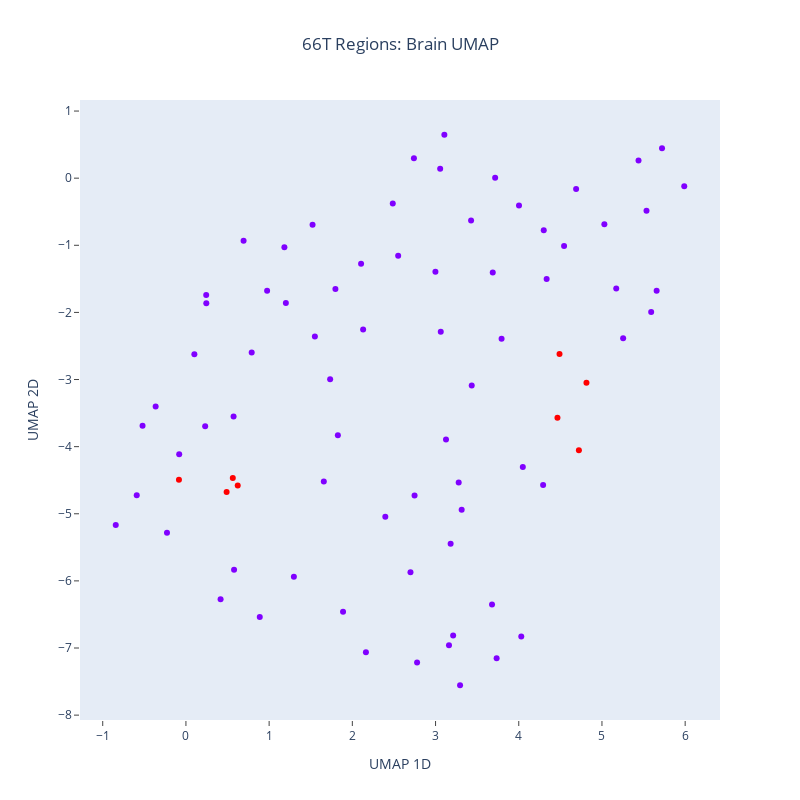

Notebook code cell kept with this figure:
### Code cell
cmap=plt.get_cmap('rainbow')
colors = cmap(numpy.linspace(0, 1, len(conds)))
colors_hex=[matplotlib.colors.rgb2hex(l) for l in colors]
color={}
for i,cond in enumerate(conds):
    color[cond]=colors_hex[i]
    
color=full_inputs_df['is 66T'].map(color)
    
fig=go.Figure(data=go.Scatter(
    y=allembedding[:,1],
    x=allembedding[:,0],
    mode='markers',
    marker_color=color,
    text=full_inputs_df['Experimental condition'],
    textposition = "bottom center",
    hoverinfo='text'
    ))
fig.update_layout(
    width=800,
    height=800,
    xaxis_title='UMAP 1D',
    yaxis_title='UMAP 2D',
    title={
        'text': "66T Regions: Brain UMAP",
        'x': 0.5
    },
    xaxis={
        'showline':True,
        'showgrid':False, 
        'ticks':'outside',
        'mirror':True,
        'zeroline':False
    },
    yaxis={
        'showline':True,
        'showgrid':False, 
        'ticks':'outside',
        'mirror':True,
        'zeroline':False
    }
)

### Figure 1 — Plotly figure (JSON) as saved in the notebook; plotly's stock layout.template omitted (floating-point values rounded to 4 significant figures)
{"data": [{"hoverinfo": "text", "marker": {"color": ["#8000ff", "#8000ff", "#8000ff", "#8000ff", "#8000ff", "#8000ff", "#8000ff", "#8000ff", "#8000ff", "#8000ff", "#8000ff", "#8000ff", "#8000ff", "#8000ff", "#8000ff", "#8000ff", "#8000ff", "#8000ff", "#8000ff", "#8000ff", "#8000ff", "#8000ff", "#8000ff", "#8000ff", "#8000ff", "#8000ff", "#8000ff", "#8000ff", "#8000ff", "#8000ff", "#8000ff", "#8000ff", "#8000ff", "#8000ff", "#8000ff", "#8000ff", "#8000ff", "#8000ff", "#8000ff", "#8000ff", "#8000ff", "#8000ff", "#8000ff", "#8000ff", "#8000ff", "#8000ff", "#8000ff", "#8000ff", "#ff0000", "#ff0000", "#ff0000", "#ff0000", "#8000ff", "#8000ff", "#8000ff", "#8000ff", "#8000ff", "#8000ff", "#8000ff", "#8000ff", "#8000ff", "#8000ff", "#8000ff", "#8000ff", "#8000ff", "#8000ff", "#8000ff", "#8000ff", "#8000ff", "#8000ff", "#8000ff", "#8000ff", "#8000ff", "#8000ff", "#8000ff", "#8000ff", "#ff0000", "#ff0000", "#ff0000", "#ff0000"]}, "mode": "markers", "text": ["cTRIO DAT-CreBLA 3", "cTRIO DAT-CreBLA 4", "cTRIO DAT-CreBLA 5", "cTRIO DAT-CreBLA 6", "cTRIO DAT-CreNAcLat 1", "cTRIO DAT-CreNAcLat 4", "cTRIO DAT-CreNAcLat 6", "cTRIO DAT-CreNAcLat 7", "cTRIO DAT-CreNAcMed 1", "cTRIO DAT-CreNAcMed 2", "cTRIO DAT-CreNAcMed 3", "cTRIO DAT-CreNAcMed 5", "cTRIO DAT-CrePFC 4", "cTRIO DAT-CrePFC 5", "cTRIO DAT-CrePFC 6", "cTRIO DAT-CrePFC 7", "cTRIO GAD2-Cre BLA 1", "cTRIO GAD2-Cre BLA 2", "cTRIO GAD2-Cre BLA 3", "cTRIO GAD2-Cre BLA 4", "cTRIO GAD2-Cre NAcLat 1", "cTRIO GAD2-Cre NAcLat 2", "cTRIO GAD2-Cre NAcLat 3", "cTRIO GAD2-Cre NAcLat 4", "cTRIO GAD2-Cre PFC 1", "cTRIO GAD2-Cre PFC 2", "cTRIO GAD2-Cre PFC 3", "cTRIO GAD2-Cre PFC 4", "cTRIO VGluT2-Cre BLA 1", "cTRIO VGluT2-Cre BLA 3", "cTRIO VGluT2-Cre BLA 4", "cTRIO VGluT2-Cre BLA 5", "cTRIO VGluT2-Cre NAcLat 1", "cTRIO VGluT2-Cre NAcLat 2", "cTRIO VGluT2-Cre NAcLat 3", "cTRIO VGluT2-Cre NAcLat 4", "cTRIO VGluT2-Cre NAcMed 1", "cTRIO VGluT2-Cre NAcMed 2", "cTRIO VGluT2-Cre NAcMed 3", "cTRIO VGluT2-Cre NAcMed 4", "cTRIO VGluT2-Cre PFC 1", "cTRIO VGluT2-Cre PFC 2", "cTRIO VGluT2-Cre PFC 3", "cTRIO VGluT2-Cre PFC 4", "DAT-Cre 100 nL 1", "DAT-Cre 100 nL 4", "DAT-Cre 100 nL 5", "DAT-Cre 6", "DAT-Cre 66T 1", "DAT-Cre 66T 2", "DAT-Cre 66T 3", "DAT-Cre 66T 4", "Gad2Cre 100 nL 12", "Gad2Cre 100 nL 13", "Gad2Cre 100 nL 14", "Gad2Cre 100 nL 16", "TRIO BLA 1", "TRIO BLA 4", "TRIO BLA 6", "TRIO BLA 7", "TRIO NAcLat 1", "TRIO NAcLat 2", "TRIO NAcLat 3", "TRIO NAcLat 4", "TRIO NAcMed 1", "TRIO NAcMed 2", "TRIO NAcMed 3", "TRIO NAcMed 4", "TRIO PFC1", "TRIO PFC2", "TRIO PFC3", "TRIO PFC5", "VGluT2 1", "VGluT2 2", "VGluT2 3", "VGlut2 4", "(whole) DAT-Cre 66T 1", "(whole) DAT-Cre 66T 2", "(whole) DAT-Cre 66T 3", "(whole) DAT-Cre 66T 4"], "textposition": "bottom center", "type": "scatter", "x": [0.2449, 2.551, 0.2436, 3.063, 4.03, 3.679, 3.181, 2.396, 4.301, 3.794, 5.657, 4.003, 1.797, 0.9757, 1.201, 5.535, 1.55, 1.183, 4.689, 2.105, 3.278, 2.163, 3.126, 1.522, 3.435, 3.716, 5.722, 5.439, -0.8434, -0.5213, 0.7903, 3.106, 2.748, 1.657, 1.826, 3.427, 4.335, 4.545, 5.172, 3.688, -0.2277, 1.733, 3.056, 2.13, 3.314, 4.049, 3.295, 4.293, 0.6226, 4.49, 4.465, -0.08393, 2.699, 0.8874, 1.297, 1.888, 0.4166, -0.5913, 0.5728, 2.74, 2.778, 3.734, 3.162, 3.212, 2.999, 5.255, 5.591, 5.989, 5.029, 2.486, 0.6929, 0.5786, 0.2313, -0.3639, 0.1014, -0.08085, 0.489, 4.814, 4.723, 0.5632], "y": [-1.865, -1.155, -1.741, -2.29, -6.83, -6.351, -5.448, -5.043, -0.7754, -2.394, -1.677, -0.409, -1.651, -1.676, -1.861, -0.4863, -2.358, -1.029, -0.1612, -1.274, -4.533, -7.064, -3.892, -0.6942, -3.087, 0.004963, 0.447, 0.2641, -5.166, -3.689, -2.598, 0.6469, -4.727, -4.52, -3.832, -0.6322, -1.501, -1.011, -1.645, -1.406, -5.283, -2.996, 0.1398, -2.255, -4.941, -4.302, -7.555, -4.57, -4.579, -2.62, -3.568, -4.492, -5.87, -6.536, -5.937, -6.458, -6.275, -4.724, -3.551, 0.2962, -7.215, -7.153, -6.958, -6.815, -1.395, -2.387, -1.995, -0.1194, -0.6853, -0.3757, -0.9319, -5.832, -3.697, -3.402, -2.624, -4.113, -4.677, -3.048, -4.053, -4.466]}], "layout": {"height": 800, "title": {"text": "66T Regions: Brain UMAP", "x": 0.5}, "width": 800, "xaxis": {"mirror": true, "showgrid": false, "showline": true, "ticks": "outside", "title": {"text": "UMAP 1D"}, "zeroline": false}, "yaxis": {"mirror": true, "showgrid": false, "showline": true, "ticks": "outside", "title": {"text": "UMAP 2D"}, "zeroline": false}}}
